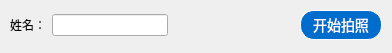
<?xml version="1.0" encoding="UTF-8"?>
<ui version="4.0">
 <class>Addpeople</class>
 <widget class="QDialog" name="Addpeople">
  <property name="geometry">
   <rect>
    <x>0</x>
    <y>0</y>
    <width>392</width>
    <height>53</height>
   </rect>
  </property>
  <property name="windowTitle">
   <string>Dialog</string>
  </property>
  <widget class="QWidget" name="layoutWidget">
   <property name="geometry">
    <rect>
     <x>10</x>
     <y>10</y>
     <width>372</width>
     <height>30</height>
    </rect>
   </property>
   <layout class="QHBoxLayout" name="horizontalLayout">
    <item>
     <widget class="QLabel" name="label">
      <property name="text">
       <string>姓名：</string>
      </property>
     </widget>
    </item>
    <item>
     <widget class="QLineEdit" name="NamelineEdit"/>
    </item>
    <item>
     <spacer name="horizontalSpacer">
      <property name="orientation">
       <enum>Qt::Horizontal</enum>
      </property>
      <property name="sizeHint" stdset="0">
       <size>
        <width>40</width>
        <height>20</height>
       </size>
      </property>
     </spacer>
    </item>
    <item>
     <widget class="QPushButton" name="TakeAPotoBtn">
      <property name="styleSheet">
       <string notr="true">    margin-left: 10px;
    border-image: none;
    border-radius: 14px;
    border-style: solid;
    border-width: 1px;
    font-size: 14px;
    line-height: 20px;
    margin-bottom: 0;
    padding: 4px 12px;
    text-align: center;
    background-color: #006DCC;
    color: #FFF;</string>
      </property>
      <property name="text">
       <string>开始拍照</string>
      </property>
     </widget>
    </item>
   </layout>
  </widget>
 </widget>
 <resources/>
 <connections/>
</ui>
